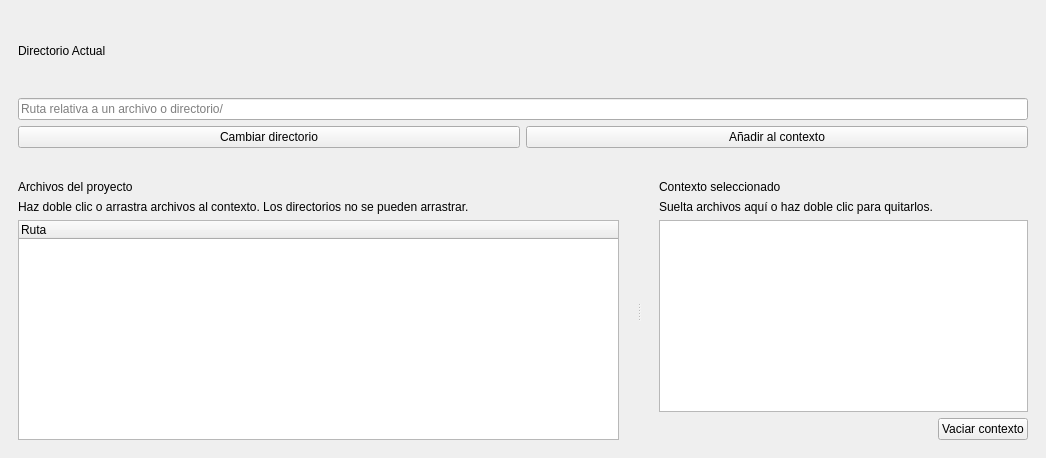
<?xml version="1.0" encoding="UTF-8"?>
<ui version="4.0">
 <class>WorkspacePage</class>
 <widget class="QWidget" name="WorkspacePage">
  <property name="geometry">
   <rect>
    <x>0</x>
    <y>0</y>
    <width>1046</width>
    <height>458</height>
   </rect>
  </property>
  <layout class="QGridLayout" name="gridLayout">
   <property name="leftMargin">
    <number>0</number>
   </property>
   <property name="topMargin">
    <number>0</number>
   </property>
   <property name="rightMargin">
    <number>0</number>
   </property>
   <property name="bottomMargin">
    <number>0</number>
   </property>
   <item row="0" column="0">
    <widget class="QFrame" name="workspaceCard">
     <property name="card" stdset="0">
      <bool>true</bool>
     </property>
     <layout class="QVBoxLayout" name="workspaceCardLayout">
      <property name="spacing">
       <number>6</number>
      </property>
      <property name="leftMargin">
       <number>18</number>
      </property>
      <property name="topMargin">
       <number>10</number>
      </property>
      <property name="rightMargin">
       <number>18</number>
      </property>
      <property name="bottomMargin">
       <number>10</number>
      </property>
      <item>
       <widget class="QLabel" name="workspaceTitle">
        <property name="text">
         <string>Directorio Actual</string>
        </property>
       </widget>
      </item>
      <item>
       <widget class="QLineEdit" name="path_input">
        <property name="placeholderText">
         <string>Ruta relativa a un archivo o directorio/</string>
        </property>
       </widget>
      </item>
      <item>
       <layout class="QHBoxLayout" name="pathRow">
        <property name="spacing">
         <number>6</number>
        </property>
        <item>
         <widget class="QPushButton" name="change_button">
          <property name="text">
           <string>Cambiar directorio</string>
          </property>
          <property name="primary" stdset="0">
           <bool>true</bool>
          </property>
         </widget>
        </item>
        <item>
         <widget class="QPushButton" name="add_button">
          <property name="text">
           <string>Añadir al contexto</string>
          </property>
         </widget>
        </item>
       </layout>
      </item>
     </layout>
    </widget>
   </item>
   <item row="1" column="0">
    <widget class="QSplitter" name="splitter">
     <property name="maximumSize">
      <size>
       <width>16777215</width>
       <height>16777215</height>
      </size>
     </property>
     <property name="orientation">
      <enum>Qt::Orientation::Horizontal</enum>
     </property>
     <widget class="QFrame" name="treeCard">
      <property name="card" stdset="0">
       <bool>true</bool>
      </property>
      <layout class="QVBoxLayout" name="treeCardLayout">
       <property name="leftMargin">
        <number>18</number>
       </property>
       <property name="topMargin">
        <number>16</number>
       </property>
       <property name="rightMargin">
        <number>18</number>
       </property>
       <property name="bottomMargin">
        <number>18</number>
       </property>
       <item>
        <widget class="QLabel" name="treeTitle">
         <property name="text">
          <string>Archivos del proyecto</string>
         </property>
        </widget>
       </item>
       <item>
        <widget class="QLabel" name="treeSubtitle">
         <property name="text">
          <string>Haz doble clic o arrastra archivos al contexto. Los directorios no se pueden arrastrar.</string>
         </property>
         <property name="muted" stdset="0">
          <bool>true</bool>
         </property>
        </widget>
       </item>
       <item>
        <widget class="QTreeWidget" name="tree">
         <property name="alternatingRowColors">
          <bool>true</bool>
         </property>
         <property name="columnCount">
          <number>1</number>
         </property>
         <column>
          <property name="text">
           <string>Ruta</string>
          </property>
         </column>
        </widget>
       </item>
      </layout>
     </widget>
     <widget class="QFrame" name="contextCard">
      <property name="card" stdset="0">
       <bool>true</bool>
      </property>
      <layout class="QVBoxLayout" name="contextCardLayout">
       <property name="leftMargin">
        <number>18</number>
       </property>
       <property name="topMargin">
        <number>16</number>
       </property>
       <property name="rightMargin">
        <number>18</number>
       </property>
       <property name="bottomMargin">
        <number>18</number>
       </property>
       <item>
        <widget class="QLabel" name="contextTitle">
         <property name="text">
          <string>Contexto seleccionado</string>
         </property>
        </widget>
       </item>
       <item>
        <widget class="QLabel" name="contextSubtitle">
         <property name="text">
          <string>Suelta archivos aquí o haz doble clic para quitarlos.</string>
         </property>
         <property name="muted" stdset="0">
          <bool>true</bool>
         </property>
        </widget>
       </item>
       <item>
        <widget class="QListWidget" name="context_list">
         <property name="acceptDrops">
          <bool>true</bool>
         </property>
        </widget>
       </item>
       <item alignment="Qt::AlignmentFlag::AlignRight">
        <widget class="QPushButton" name="clear_button">
         <property name="text">
          <string>Vaciar contexto</string>
         </property>
        </widget>
       </item>
      </layout>
     </widget>
    </widget>
   </item>
  </layout>
 </widget>
 <resources/>
 <connections/>
</ui>
